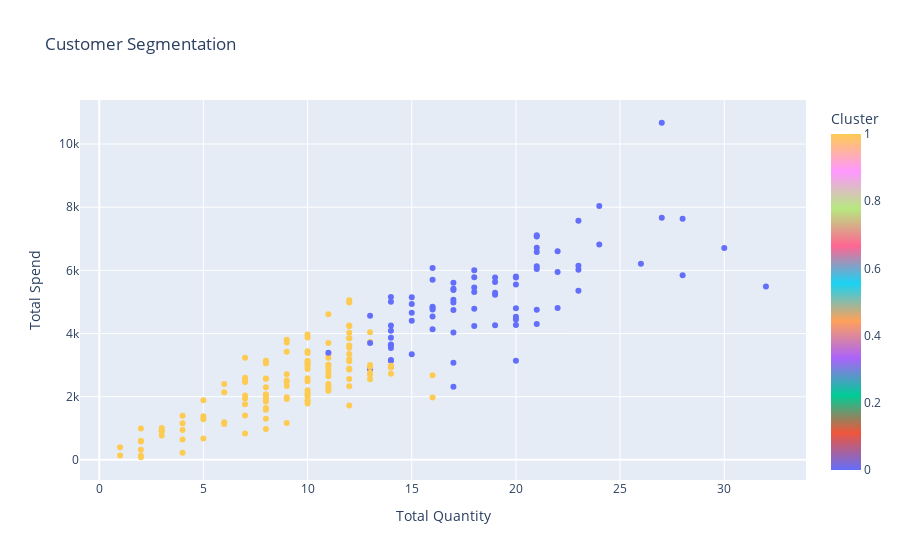

Here is the notebook cell this chart was saved with:
### Code cell
import plotly.express as px

# Apply K-Means clustering with the best number of clusters
kmeans = KMeans(n_clusters=best_num_clusters, random_state=42)
customer_features['Cluster'] = kmeans.fit_predict(scaled_features)

# Visualize the clusters
fig = px.scatter(
    customer_features, x='TotalQuantity', y='TotalSpend', color='Cluster',
    title='Customer Segmentation',
    labels={'TotalQuantity': 'Total Quantity', 'TotalSpend': 'Total Spend'},
    color_continuous_scale=px.colors.qualitative.Plotly
)
fig.show()

### Figure 1 — Plotly figure (JSON) as saved in the notebook; plotly's stock layout.template omitted (floating-point values rounded to 4 significant figures; data arrays with more than 128 entries replaced by an {"elided": "..."} marker saying what was removed)
{"data": [{"hovertemplate": "Total Quantity=%{x}<br>Total Spend=%{y}<br>Cluster=%{marker.color}<extra></extra>", "legendgroup": "", "marker": {"color": {"elided": "199 int values"}, "coloraxis": "coloraxis", "symbol": "circle"}, "mode": "markers", "name": "", "orientation": "v", "showlegend": false, "type": "scatter", "x": {"elided": "199 int values"}, "xaxis": "x", "y": {"elided": "199 float values"}, "yaxis": "y"}], "layout": {"coloraxis": {"colorbar": {"title": {"text": "Cluster"}}, "colorscale": [[0, "#636EFA"], [0.1111, "#EF553B"], [0.2222, "#00CC96"], [0.3333, "#AB63FA"], [0.4444, "#FFA15A"], [0.5556, "#19D3F3"], [0.6667, "#FF6692"], [0.7778, "#B6E880"], [0.8889, "#FF97FF"], [1, "#FECB52"]]}, "legend": {"tracegroupgap": 0}, "title": {"text": "Customer Segmentation"}, "xaxis": {"anchor": "y", "domain": [0, 1], "title": {"text": "Total Quantity"}}, "yaxis": {"anchor": "x", "domain": [0, 1], "title": {"text": "Total Spend"}}}}
